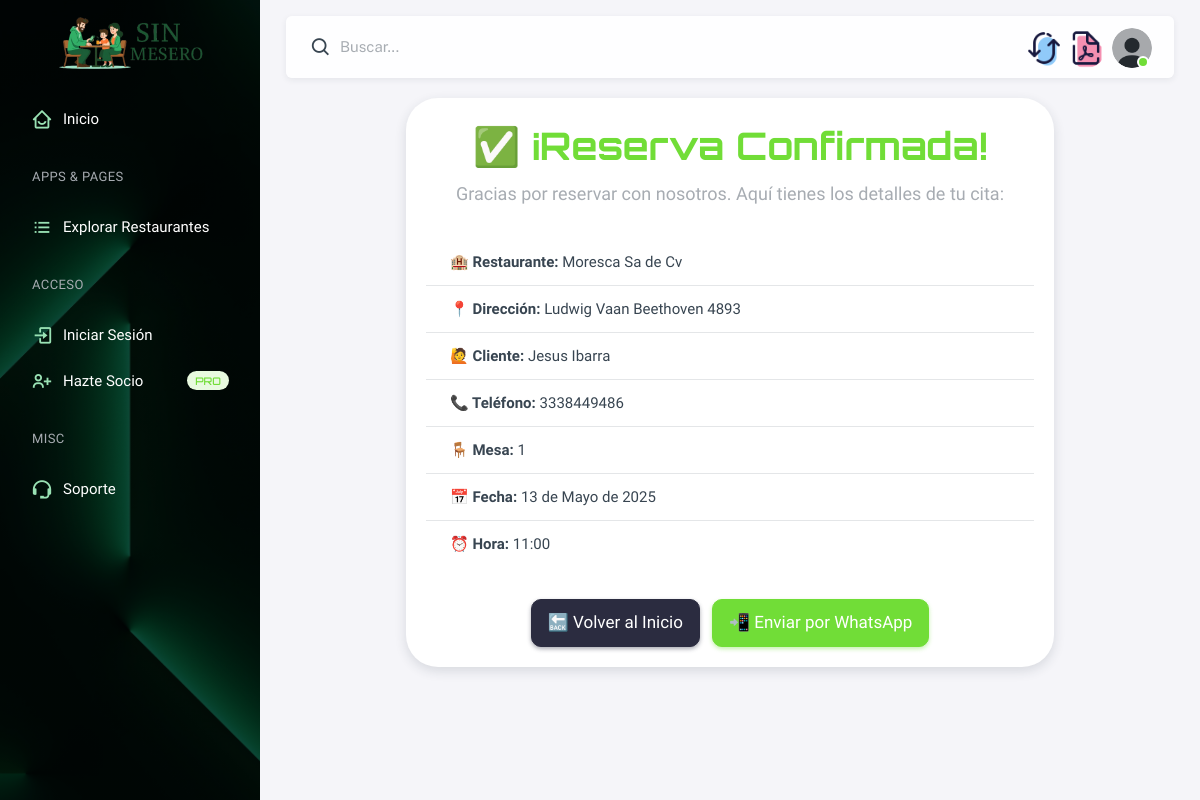
Screenshot of /restaurantes/restaurantes/confirmacion/1/ with the database file from the repository.
### restaurantes/models.py (models this page shows, shortened)
class Cita(models.Model):
    id = models.AutoField(primary_key=True)
    restaurante = models.ForeignKey(Restaurante, on_delete=models.CASCADE, related_name='citas')
    mesa = models.ForeignKey(Mesa, on_delete=models.SET_NULL, null=True, blank=True)
    nombre_cliente = models.CharField(max_length=100)
    telefono = models.CharField(max_length=20)
    fecha = models.DateField()
    hora = models.TimeField()
    confirmado = models.BooleanField(default=False)
    creada_en = models.DateTimeField(auto_now_add=True)

class Restaurante(models.Model):
    id = models.AutoField(primary_key=True)
    socio = models.ForeignKey(PerfilUsuario, on_delete=models.CASCADE, related_name='restaurantes')
    nombre = models.CharField(max_length=255)
    slug = models.SlugField(max_length=300, unique=True, blank=True)
    direccion = models.CharField(max_length=255, blank=True, null=True)
    telefono = models.CharField(max_length=20, blank=True, null=True)
    fecha_creacion = models.DateTimeField(auto_now_add=True)

class Mesa(models.Model):
    id = models.AutoField(primary_key=True)
    restaurante = models.ForeignKey(Restaurante, on_delete=models.CASCADE, related_name='mesas')
    numero_mesa = models.PositiveIntegerField()
    disponibilidad = models.BooleanField(default=True)  # Indica si la mesa está disponible
    capacidad = models.PositiveIntegerField(default=4, blank=True, null=True)  # Capacidad máxima de la mesa
    descripcion = models.CharField(max_length=255, blank=True, null=True)  # Descripción de la mesa
    class Meta:
        unique_together = ('restaurante', 'numero_mesa')  # Asegura que el mismo número de mesa no se repita en el mismo restaurante

### restaurantes/views.py (the view)
# urls.py: path('restaurantes/confirmacion/<int:cita_id>/', views.confirmacion_agenda, name='confirmacion_agenda'),
def confirmacion_agenda(request, cita_id):
    cita = get_object_or_404(Cita, id=cita_id)
    return render(request, 'restaurantes/confirmacion.html', {'cita': cita})

### restaurantes/templates/restaurantes/confirmacion.html (shortened to what this page needs)
{% extends 'base.html' %}
{% block content %}
<div class="container py-5" style="max-width: 700px;">
  <div class="card shadow-lg rounded-5 p-5 border-0">
    <div class="text-center mb-4">
      <h2 class="text-success fuente-2 fw-bold mb-2">✅ ¡Reserva Confirmada!</h2>
      <p class="text-muted fuente fs-5">Gracias por reservar con nosotros. Aquí tienes los detalles de tu cita:</p>
    </div>
    <ul class="list-group list-group-flush mb-4">
      <li class="list-group-item fuente py-3"><strong>🏨 Restaurante:</strong> {{ cita.restaurante.nombre }}</li>
      <li class="list-group-item fuente py-3"><strong>📍 Dirección:</strong> {{ cita.restaurante.direccion }}</li>
      <li class="list-group-item fuente py-3"><strong>🙋 Cliente:</strong> {{ cita.nombre_cliente }}</li>
      <li class="list-group-item fuente py-3"><strong>📞 Teléfono:</strong> {{ cita.telefono }}</li>
      <li class="list-group-item fuente py-3"><strong>🪑 Mesa:</strong> {{ cita.mesa.numero_mesa }}</li>
      <li class="list-group-item fuente py-3"><strong>📅 Fecha:</strong> {{ cita.fecha }}</li>
      <li class="list-group-item fuente py-3"><strong>⏰ Hora:</strong> {{ cita.hora }}</li>
    </ul>
    <div class="text-center mt-4 d-flex flex-column flex-sm-row justify-content-center gap-3">
      <a href="{% url 'landing' %}" class="btn btn-dark btn-lg rounded-4 fuente px-4">
        🔙 Volver al Inicio
      </a>
      <button id="btn-whatsapp" class="btn btn-success btn-lg rounded-4 fuente px-4">
        📲 Enviar por WhatsApp
      </button>
    </div>
  </div>
</div>
{% endblock %}

### restaurante/templates/base.html (style rules this page uses)
.fuente { font-family: 'Sora', sans-serif; }
.fuente-2 { font-family: 'Orbitron', sans-serif; }

### rows the page displays
Cita: restaurante.nombre "Moresca Sa de Cv", restaurante.direccion "Ludwig Vaan Beethoven 4893", nombre_cliente "Jesus Ibarra", telefono "3338449486", mesa.numero_mesa "1", fecha "13 de Mayo de 2025", hora "11:00"
